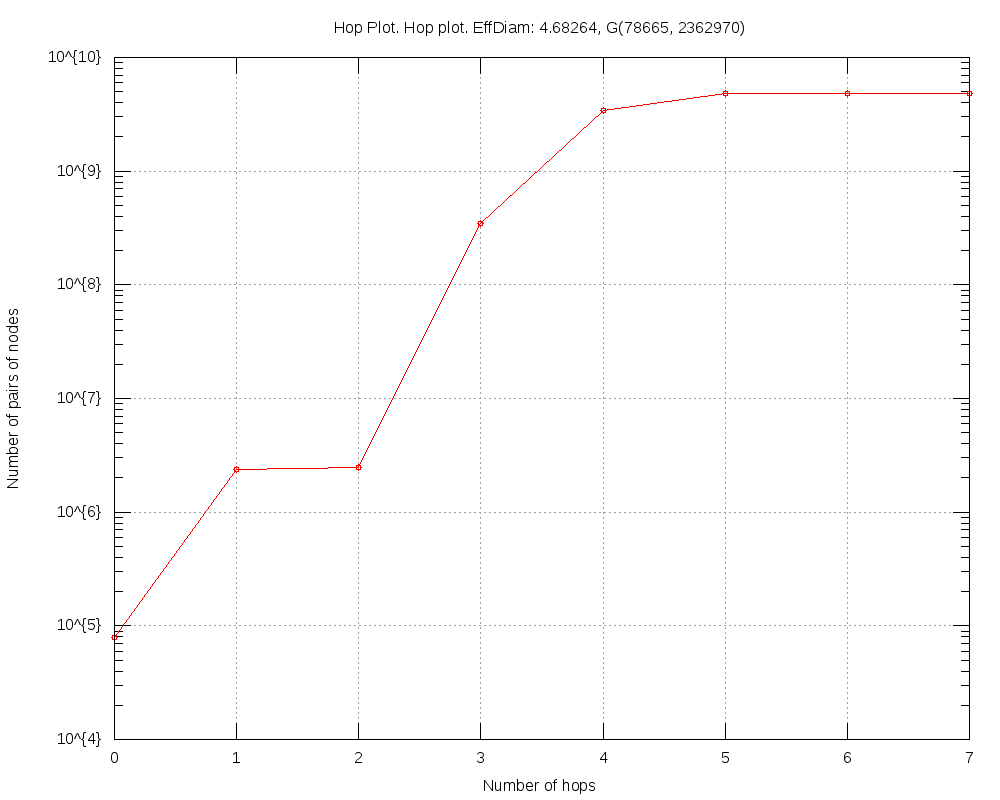

Recreate this plot in gnuplot.
#
# Hop Plot. Hop plot. EffDiam: 4.68264, G(78665, 2362970) (Sun Apr 27 15:07:31 2014)
#

set title "Hop Plot. Hop plot. EffDiam: 4.68264, G(78665, 2362970)"
set key bottom right
set logscale y 10
set format y "10^{%L}"
set mytics 10
set grid
set xlabel "Number of hops"
set ylabel "Number of pairs of nodes"
set tics scale 2
set terminal png size 1000,800
set output 'hop.TCL.png'
plot 	"hop.TCL.tab" using 1:2 title "" with linespoints pt 6
